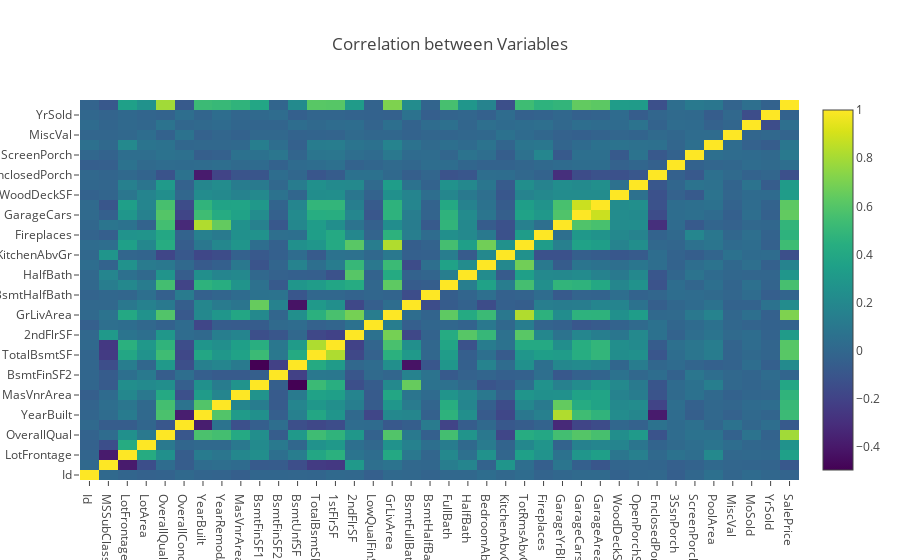

The cell this chart's notebook holds for it:
### Markdown cell above
Firstly, we will find important features by plotting the correlation matrix, and then look for outliers in these important features.

### Code cell
corr=train.corr()
data = [go.Heatmap( z=corr.values.tolist(),x=corr.columns,y=corr.columns, colorscale='Viridis')]
layout={'title': "Correlation between Variables"}
off.iplot({'data':data,"layout":layout})

### Figure 1 — Plotly figure (JSON) as saved in the notebook; plotly's stock layout.template omitted (floating-point values rounded to 4 significant figures; data arrays with more than 128 entries replaced by an {"elided": "..."} marker saying what was removed)
{"data": [{"colorscale": "Viridis", "type": "heatmap", "x": ["Id", "MSSubClass", "LotFrontage", "LotArea", "OverallQual", "OverallCond", "YearBuilt", "YearRemodAdd", "MasVnrArea", "BsmtFinSF1", "BsmtFinSF2", "BsmtUnfSF", "TotalBsmtSF", "1stFlrSF", "2ndFlrSF", "LowQualFinSF", "GrLivArea", "BsmtFullBath", "BsmtHalfBath", "FullBath", "HalfBath", "BedroomAbvGr", "KitchenAbvGr", "TotRmsAbvGrd", "Fireplaces", "GarageYrBlt", "GarageCars", "GarageArea", "WoodDeckSF", "OpenPorchSF", "EnclosedPorch", "3SsnPorch", "ScreenPorch", "PoolArea", "MiscVal", "MoSold", "YrSold", "SalePrice"], "y": ["Id", "MSSubClass", "LotFrontage", "LotArea", "OverallQual", "OverallCond", "YearBuilt", "YearRemodAdd", "MasVnrArea", "BsmtFinSF1", "BsmtFinSF2", "BsmtUnfSF", "TotalBsmtSF", "1stFlrSF", "2ndFlrSF", "LowQualFinSF", "GrLivArea", "BsmtFullBath", "BsmtHalfBath", "FullBath", "HalfBath", "BedroomAbvGr", "KitchenAbvGr", "TotRmsAbvGrd", "Fireplaces", "GarageYrBlt", "GarageCars", "GarageArea", "WoodDeckSF", "OpenPorchSF", "EnclosedPorch", "3SsnPorch", "ScreenPorch", "PoolArea", "MiscVal", "MoSold", "YrSold", "SalePrice"], "z": {"elided": "38x38 float values"}}], "layout": {"title": "Correlation between Variables"}}
